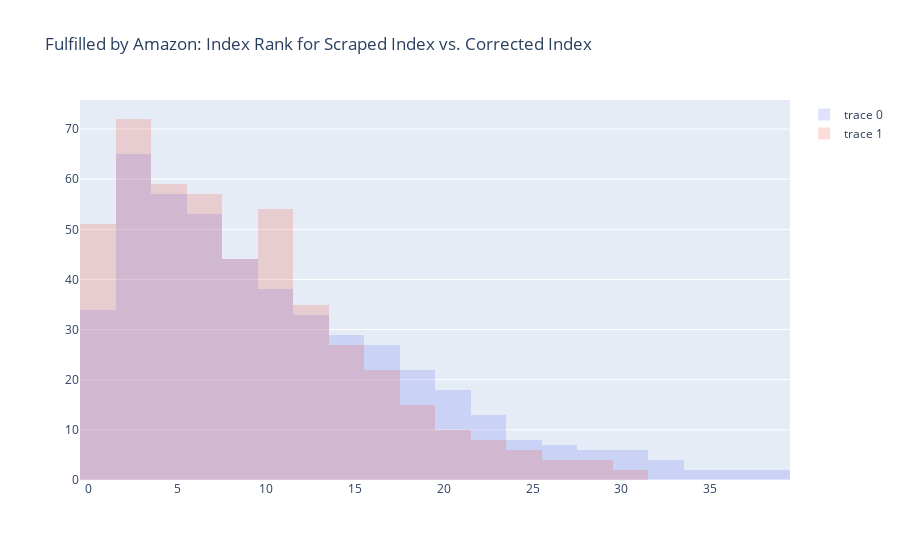

The notebook cell saved with this chart:
### Code cell
x0 = fba['ScrapedIndex']
x1 = fba['CorrectedIndexTrueRank']

fig = go.Figure()
fig.add_trace(go.Histogram(x=x0))
fig.add_trace(go.Histogram(x=x1))

fig.update_layout(barmode='overlay', title='Fulfilled by Amazon: Index Rank for Scraped Index vs. Corrected Index' )
fig.update_traces(opacity=0.20)
fig.show()

### Figure 1 — Plotly figure (JSON) as saved in the notebook; plotly's stock layout.template omitted (floating-point values rounded to 4 significant figures; data arrays with more than 128 entries replaced by an {"elided": "..."} marker saying what was removed)
{"data": [{"opacity": 0.2, "type": "histogram", "x": {"elided": "470 int values"}}, {"opacity": 0.2, "type": "histogram", "x": {"elided": "470 int values"}}], "layout": {"barmode": "overlay", "title": {"text": "Fulfilled by Amazon: Index Rank for Scraped Index vs. Corrected Index"}}}
